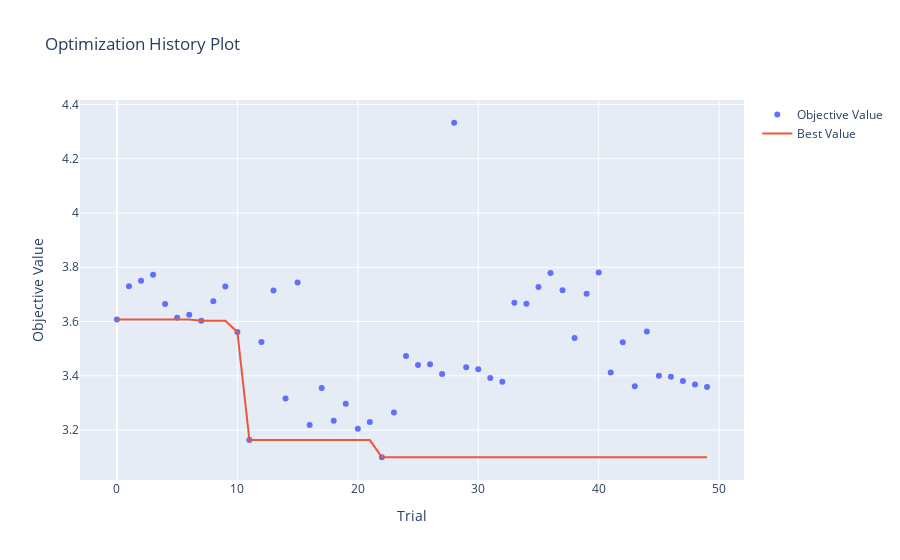

The notebook cell this image was saved under:
### Code cell
# optimization history plot

optuna.visualization.plot_optimization_history(study)

### Figure 1 — Plotly figure (JSON) as saved in the notebook; plotly's stock layout.template omitted (floating-point values rounded to 4 significant figures)
{"data": [{"mode": "markers", "name": "Objective Value", "type": "scatter", "x": [0, 1, 2, 3, 4, 5, 6, 7, 8, 9, 10, 11, 12, 13, 14, 15, 16, 17, 18, 19, 20, 21, 22, 23, 24, 25, 26, 27, 28, 29, 30, 31, 32, 33, 34, 35, 36, 37, 38, 39, 40, 41, 42, 43, 44, 45, 46, 47, 48, 49], "y": [3.607, 3.73, 3.75, 3.772, 3.665, 3.614, 3.625, 3.603, 3.674, 3.729, 3.561, 3.163, 3.524, 3.714, 3.316, 3.744, 3.218, 3.355, 3.234, 3.297, 3.205, 3.23, 3.1, 3.265, 3.473, 3.44, 3.443, 3.407, 4.332, 3.432, 3.424, 3.392, 3.378, 3.669, 3.665, 3.728, 3.779, 3.715, 3.539, 3.702, 3.781, 3.412, 3.524, 3.361, 3.563, 3.401, 3.397, 3.381, 3.368, 3.358]}, {"mode": "lines", "name": "Best Value", "type": "scatter", "x": [0, 1, 2, 3, 4, 5, 6, 7, 8, 9, 10, 11, 12, 13, 14, 15, 16, 17, 18, 19, 20, 21, 22, 23, 24, 25, 26, 27, 28, 29, 30, 31, 32, 33, 34, 35, 36, 37, 38, 39, 40, 41, 42, 43, 44, 45, 46, 47, 48, 49], "y": [3.607, 3.607, 3.607, 3.607, 3.607, 3.607, 3.607, 3.603, 3.603, 3.603, 3.561, 3.163, 3.163, 3.163, 3.163, 3.163, 3.163, 3.163, 3.163, 3.163, 3.163, 3.163, 3.1, 3.1, 3.1, 3.1, 3.1, 3.1, 3.1, 3.1, 3.1, 3.1, 3.1, 3.1, 3.1, 3.1, 3.1, 3.1, 3.1, 3.1, 3.1, 3.1, 3.1, 3.1, 3.1, 3.1, 3.1, 3.1, 3.1, 3.1]}, {"marker": {"color": "#cccccc"}, "mode": "markers", "name": "Infeasible Trial", "showlegend": false, "type": "scatter", "x": [], "y": []}], "layout": {"title": {"text": "Optimization History Plot"}, "xaxis": {"title": {"text": "Trial"}}, "yaxis": {"title": {"text": "Objective Value"}}}}
